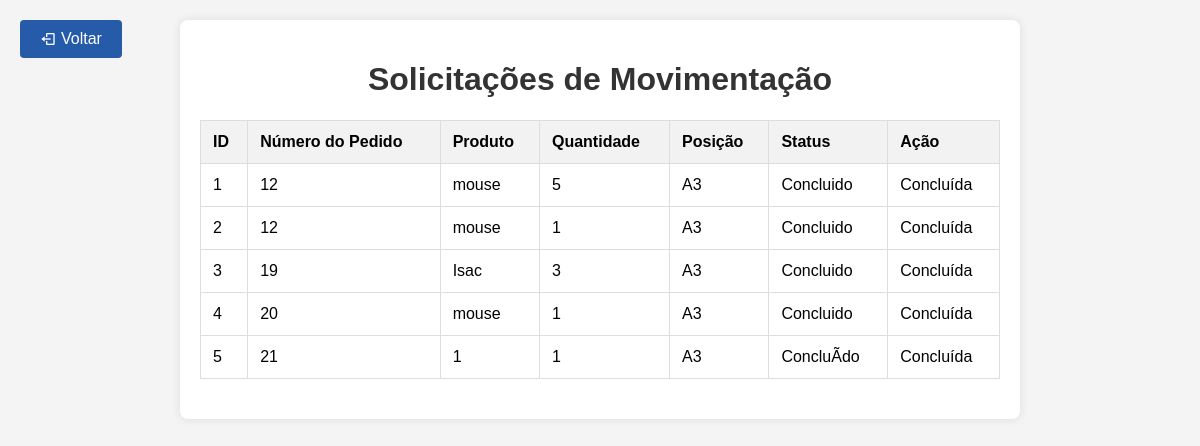
The app's page /SENAI_LOGISTICA/home/movimentacao/solicitacoesMovimentacao.php with its own data.
### tables this page shows
CREATE TABLE `movimentacao` (
  `id` int(11) NOT NULL,
  `npedido` varchar(255) NOT NULL,
  `produto` varchar(255) NOT NULL,
  `qtd` int(11) NOT NULL,
  `posicao` varchar(255) NOT NULL,
  `status` varchar(20) DEFAULT 'Pendente'
);

### SENAI_LOGISTICA/home/movimentacao/solicitacoesMovimentacao.php (the view, shortened to what this page needs)
<!DOCTYPE html>
<html lang="en">
<head>
    <link href='https://unpkg.com/boxicons@2.1.4/css/boxicons.min.css' rel='stylesheet'>
</head>
<body>
<a class="back-button" onclick="window.history.back();"><i class='bx bx-log-out'></i> Voltar</a>
<div class="container">
    <h1>Solicitações de Movimentação</h1>
    <?php
    $servername = "localhost";
    $username = "root";
    $password = "root";
    $dbname = "senai";
    $conn = new mysqli($servername, $username, $password, $dbname);
    $sql = "SELECT id, npedido, produto, qtd, posicao, status FROM movimentacao";
    $result = $conn->query($sql);
    if ($result->num_rows > 0) {
        echo "<table>";
        echo "<tr><th>ID</th><th>Número do Pedido</th><th>Produto</th><th>Quantidade</th><th>Posição</th><th>Status</th><th>Ação</th></tr>";
        while($row = $result->fetch_assoc()) {
            echo "<tr>";
            echo "<td>" . htmlspecialchars($row["id"]) . "</td>";
            echo "<td>" . htmlspecialchars($row["npedido"]) . "</td>";
            echo "<td>" . htmlspecialchars($row["produto"]) . "</td>";
            echo "<td>" . htmlspecialchars($row["qtd"]) . "</td>";
            echo "<td>" . htmlspecialchars($row["posicao"]) . "</td>";
            echo "<td>" . htmlspecialchars($row["status"]) . "</td>";
            if ($row["status"] == "Pendente") {
                echo "<td>";
                echo "<form method='POST' style='display:inline;'>";
                echo "<input type='hidden' name='movimentacao_id' value='" . htmlspecialchars($row["id"]) . "'>";
                echo "<input type='submit' value='Marcar como Concluída'>";
                echo "</form>";
                echo "</td>";
            } else {
                echo "<td>Concluída</td>";
            }
            echo "</tr>";
        }
        echo "</table>";
    } else {
        echo "Nenhuma solicitação de movimentação encontrada.";
    }
    ?>
</div>
</body>
</html>

### SENAI_LOGISTICA/home/movimentacao/solicitacoesMovimentacao.php (style rules this page uses)
body { font-family: Arial, sans-serif; background-color: #f4f4f4; margin: 0; padding: 20px; }
h1 { color: #333; text-align: center; }
.back-button { position: absolute; top: 20px; left: 20px; background-color: rgb(37, 91, 168); color: white; padding: 10px 20px; text-decoration: none; border-radius: 4px; display: flex; align-items: center; cursor: pointer; }
.back-button i { margin-right: 5px; }
.container { max-width: 800px; margin: 0 auto; padding: 20px; background: #fff; box-shadow: 0 0 10px rgba(0, 0, 0, 0.1); border-radius: 8px; }
table { width: 100%; border-collapse: collapse; margin-bottom: 20px; }
table, th, td { border: 1px solid #ddd; }
th, td { padding: 12px; text-align: left; }
th { background-color: #f2f2f2; }

### records on screen
movimentacao: id "1", npedido "12", produto "mouse", qtd "5", posicao "A3", status "Concluido", shows "Concluída"
movimentacao: id "2", npedido "12", produto "mouse", qtd "1", posicao "A3", status "Concluido", shows "Concluída"
movimentacao: id "3", npedido "19", produto "Isac", qtd "3", posicao "A3", status "Concluido", shows "Concluída"
movimentacao: id "4", npedido "20", produto "mouse", qtd "1", posicao "A3", status "Concluido", shows "Concluída"
movimentacao: id "5", npedido "21", produto "1", qtd "1", posicao "A3", status "ConcluÃ­do", shows "Concluída"
